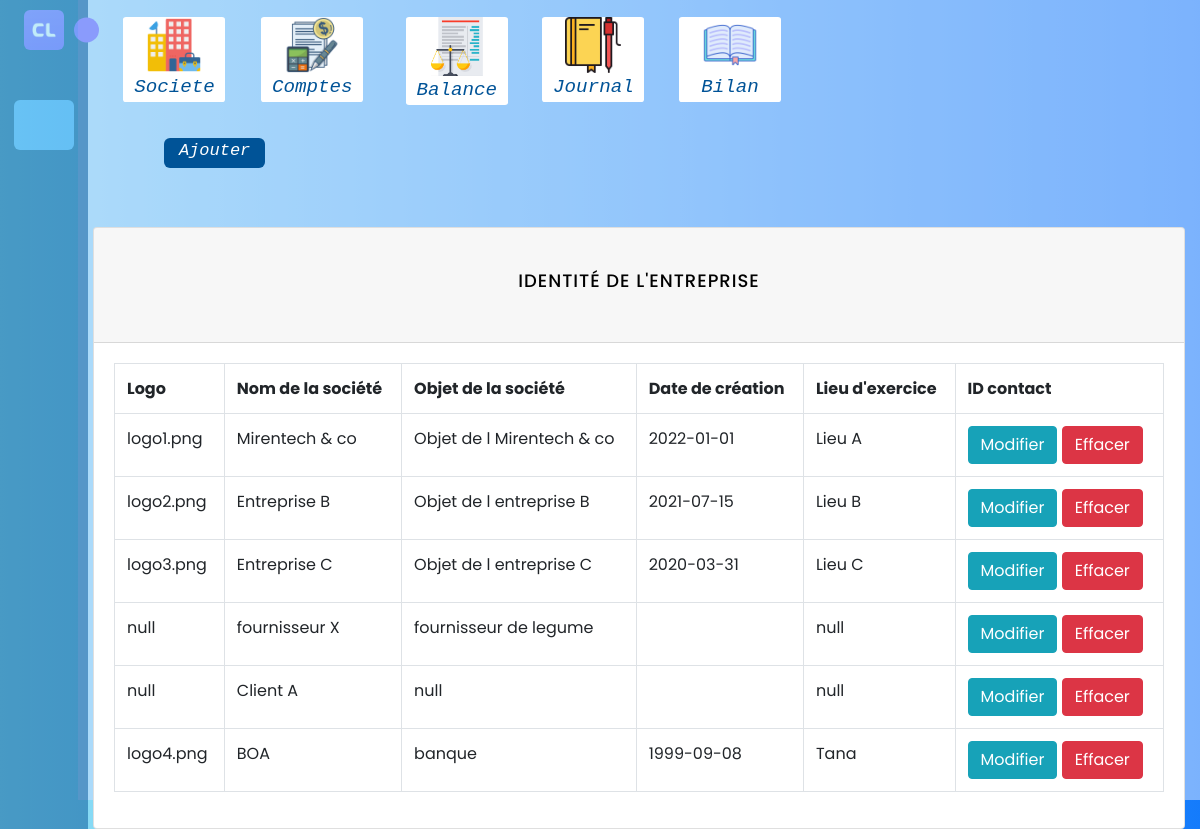
The app's page /SI-ITU/index.php/delete/delete/identite_Entreprise with its own data.
### tables this page shows
CREATE TABLE identite_Entreprise (
    id INTEGER AUTO_INCREMENT PRIMARY KEY ,
    logo VARCHAR(255) null,
    nomSociete VARCHAR(255) null,
    objetSociete varchar(255) null,
    dateCreation DATE null ,
    LieuExercice VARCHAR(255) null
);

### SI-ITU/application/views/templates/template.php (called while the page is built, shortened)
<?php
    $header = "templates/header";
    if($categorie == "S")
    {
        $header = "templates/headerS";
    }
    $this->load->view($header);
    $this->load->view($content);
?>

### SI-ITU/application/controllers/delete/Delete.php (called while the page is built, shortened)
<?php
class Delete extends CI_Controller
{
    public function __construct()
    {
        $this->load->database();
    }
    public function identite_Entreprise()
    {
        $data['categorie'] = "S";
        $data['content'] = "select/entreprise";
        $this->load->view('templates/template', $data);
    }
}

### SI-ITU/index.php (called while the page is built, shortened)
<?php
require_once BASEPATH.'core/CodeIgniter.php';

### SI-ITU/application/views/select/entreprise.php (the view, shortened to what this page needs)
<?php
$query = $this->db->get('identite_Entreprise');
$identite_Entreprise = $query->result();
?>
<div class="container">
<div class="card mt-5">
  <div class="card-header">
    <h2>Identité de l'Entreprise</h2>
  </div>
  <div class="card-body">
    <table class="table table-bordered">
      <tr>
        <th>Logo</th>
        <th>Nom de la société</th>
        <th>Objet de la société</th>
        <th>Date de création</th>
        <th>Lieu d'exercice</th>
        <th>ID contact</th>
      </tr>
      <?php foreach($identite_Entreprise as $identite): ?>
        <tr>
          <td><?php echo $identite->logo; ?></td>
          <td><?php echo $identite->nomSociete; ?></td>
          <td><?php echo $identite->objetSociete; ?></td>
          <td><?php echo $identite->dateCreation; ?></td>
          <td><?php echo $identite->LieuExercice; ?></td>
          <td>
            <a href="<?php echo site_url('update/Update/Entreprise?id='.$identite->id) ?>" class="btn btn-info">Modifier</a>
            <a onclick="return confirm('Es-tu sûr de vouloir effacer cette ligne ?')" href="<?php echo site_url('delete/Delete/identite_Entreprise?id='.$identite->id) ?>" class="btn btn-danger">Effacer</a>
          </td>
        </tr>
      <?php endforeach; ?>
    </table>
  </div>
</div>
</div>
</body>
</html>

### SI-ITU/assets/css/style.css (style rules this page uses)
* { box-sizing: border-box; -webkit-box-sizing: border-box; -moz-box-sizing: border-box; }
body { font-family: 'lato', sans-serif; -webkit-font-smoothing: antialiased; background: linear-gradient(270deg, #0070fbeb, #8fe1f4); padding: 0; margin: 0; height: 100vh; }
h2 { text-align: center; font-size: 18px; text-transform: uppercase; letter-spacing: 1px; color: black; padding: 30px 0; }

### SI-ITU/assets/css/left.css (style rules this page uses)
* { margin: 0; padding: 0; box-sizing: border-box; font-family: 'Poppins', sans-serif; }
:root { --body-color: #E4E9F7; --sidebar-color: #FFF; --primary-color: #695CFE; --primary-color-light: #F6F5FF; --toggle-color: #DDD; --text-color: #707070; --tran-03: all 0.2s ease; --tran-03: all 0.3s ease; --tran-04: all 0.3s ease; --tran-05: all 0.3s ease; }
body { min-height: 100vh; background-color: var(--body-color); transition: var(--tran-05); }

### records on screen
identite_entreprise: logo "logo1.png", nomSociete "Mirentech & co", objetSociete "Objet de l Mirentech & co", dateCreation "2022-01-01", LieuExercice "Lieu A"
identite_entreprise: logo "logo2.png", nomSociete "Entreprise B", objetSociete "Objet de l entreprise B", dateCreation "2021-07-15", LieuExercice "Lieu B"
identite_entreprise: logo "logo3.png", nomSociete "Entreprise C", objetSociete "Objet de l entreprise C", dateCreation "2020-03-31", LieuExercice "Lieu C"
identite_entreprise: logo "null", nomSociete "fournisseur X", objetSociete "fournisseur de legume", LieuExercice "null"
identite_entreprise: logo "null", nomSociete "Client A", objetSociete "null", LieuExercice "null"
identite_entreprise: logo "logo4.png", nomSociete "BOA", objetSociete "banque", dateCreation "1999-09-08", LieuExercice "Tana"
